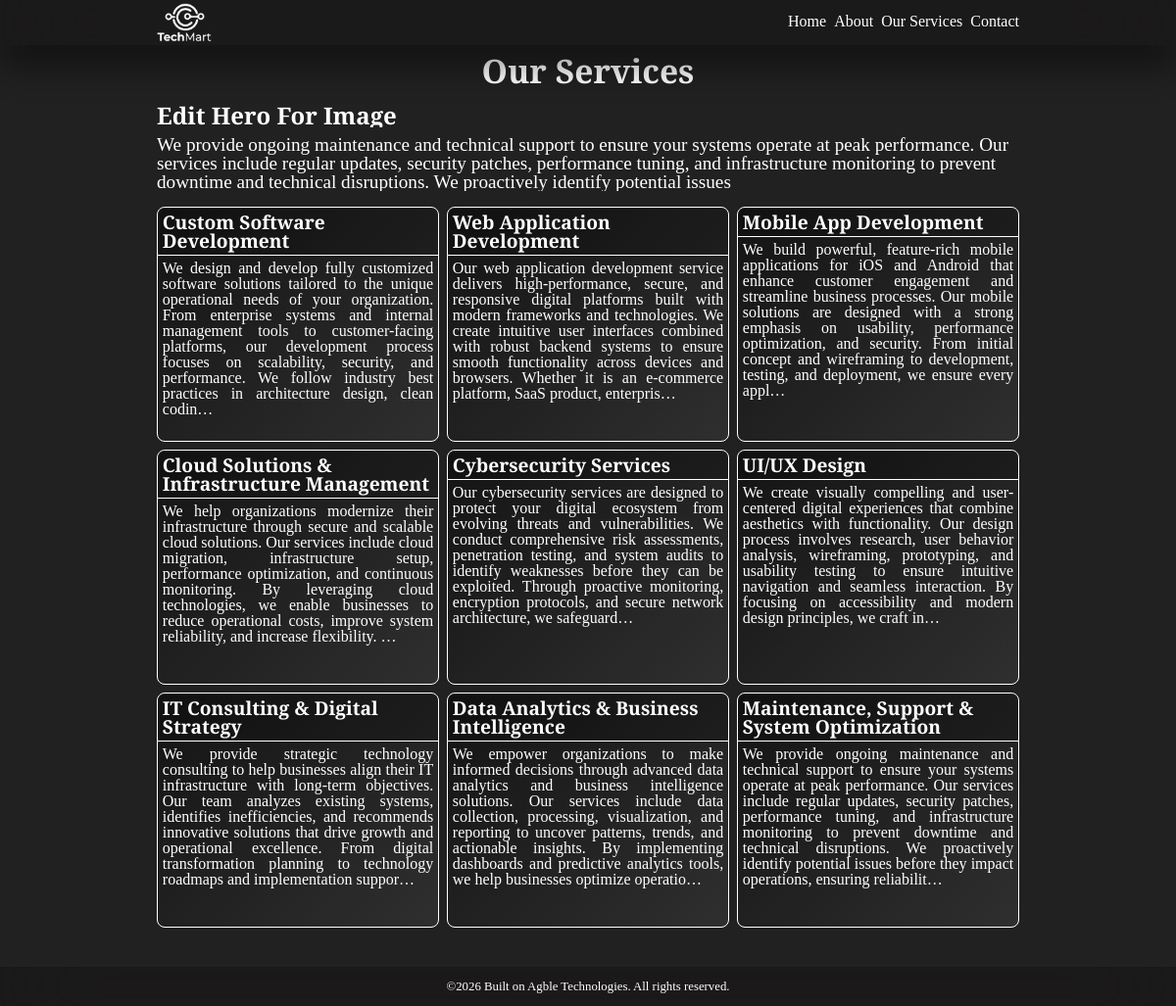
Page /services/ on the committed database.
### main/models.py (models this page shows, shortened)
class Hero_Section(models.Model):
    hero_text_title = models.CharField(max_length=60)
    hero_text_body = models.TextField(max_length=300)
    hero_image = models.ImageField(upload_to='images/')

class Service(models.Model):
    service_title = models.CharField(max_length=60)
    service_description = models.TextField(max_length=4000)

### main/views.py (the view)
# urls.py: path('services/', views.services, name='services'),
def services(request):
    return render(request, 'main/services.html', {
        'hero_section': Hero_Section.objects.all(),
        'services': Service.objects.all()
    })

### main/templates/main/services.html
{% extends "main/layout.html" %}
{% load static %}
{% block content %}
<div class="services_section">
    <center>
        <h1>Our Services</h1>
    </center>
    {% for hero in hero_section %}
    <div class="services_text">
        <div class="services_text_title">
            <h2>
                {{ hero.hero_text_title|title }}
            </h2>
        </div>
        <div class="services_text_body">
            <p>
                {{ hero.hero_text_body }}
            </p>
        </div>
    </div>
    {% endfor %}
    <div class="service_cards">
        {% for service in services %}
        <div class="service_card">
            <a href="{% url 'main:service_page' service.id %}">
                <div class="service_title">
                    <h3>{{ service.service_title }}</h3>
                </div>
                <div class="service_desc">
                    <p>
                        {{ service.service_description|truncatechars:350 }}
                    </p>
                </div>
            </a>
        </div>
        {% endfor %}
    </div>
</div>
{% endblock %}

### main/static/main/css/styles.css (style rules this page uses)
:root { --default_bg: #222121; --deep_bg: #0b0b0b; --color_gold: #f8c641; --text_color: #ffffff; --color_danger: #f03333; --nav_bg: rgba(0, 0, 0, 0.2); --transition: all 300ms ease; --box_shadow: 0 1.5rem 2rem rgba(0, 0, 0, 0.4); --opacity: 0.9; --border_radius: 0.5rem; }
h1 { font-size: 2.1rem; font-weight: 650; }
h2 { font-size: 1.5rem; font-weight: 600; }
h3 { font-size: 1.2rem; font-weight: 600; }
p { font-size: 1.2rem; }
body { background-color: var(--default_bg); }
.services_section { display: grid; gap: 1rem; }
.services_text { display: grid; gap: 0.5rem; }
.service_cards { display: grid; grid-template-columns: repeat(3, 1fr); gap: 0.5rem; align-items: start; }
.service_card { border-radius: var(--border_radius); transition: var(--transition); height: 15rem; border: 0.2px solid var(--text_color); transform-origin: center; background: linear-gradient(135deg, #141414, #302f2f, #1e1c1c); background-size: 200% 200%; animation: smoothShift 20s ease-in-out infinite; overflow: hidden; }
.service_card a { display: grid; }
.service_title { border-bottom: 1px solid var(--text_color); background-color: var(--nav_bg); }
.service_title h3 { padding: 0.3rem; }
.service_desc p { padding: 0.3rem; font-size: 1rem; text-align: justify; }

### rows in the picture
Hero_Section: hero_text_title "Edit Hero For Image", hero_text_body "We provide ongoing maintenance and technical support to ensure your systems operate at peak performance. Our services include regular updates, security patches, performance tuning, and infrastructure monitoring to prevent downtime and technical disruptions. We proactively identify potential issues"
Service: service_title "Custom Software Development", service_description "We design and develop fully customized software solutions tailored to the unique operational needs of your organization. From enterprise systems and internal management tools to customer-facing platforms, our development process focuses on scalability, security, and performance. We follow industry best practices in architecture design, clean codin…"
Service: service_title "Web Application Development", service_description "Our web application development service delivers high-performance, secure, and responsive digital platforms built with modern frameworks and technologies. We create intuitive user interfaces combined with robust backend systems to ensure smooth functionality across devices and browsers. Whether it is an e-commerce platform, SaaS product, enterpris…"
Service: service_title "Mobile App Development", service_description "We build powerful, feature-rich mobile applications for iOS and Android that enhance customer engagement and streamline business processes. Our mobile solutions are designed with a strong emphasis on usability, performance optimization, and security. From initial concept and wireframing to development, testing, and deployment, we ensure every appl…"
Service: service_title "Cloud Solutions & Infrastructure Management", service_description "We help organizations modernize their infrastructure through secure and scalable cloud solutions. Our services include cloud migration, infrastructure setup, performance optimization, and continuous monitoring. By leveraging cloud technologies, we enable businesses to reduce operational costs, improve system reliability, and increase flexibility. …"
Service: service_title "Cybersecurity Services", service_description "Our cybersecurity services are designed to protect your digital ecosystem from evolving threats and vulnerabilities. We conduct comprehensive risk assessments, penetration testing, and system audits to identify weaknesses before they can be exploited. Through proactive monitoring, encryption protocols, and secure network architecture, we safeguard…"
Service: service_title "UI/UX Design", service_description "We create visually compelling and user-centered digital experiences that combine aesthetics with functionality. Our design process involves research, user behavior analysis, wireframing, prototyping, and usability testing to ensure intuitive navigation and seamless interaction. By focusing on accessibility and modern design principles, we craft in…"
Service: service_title "IT Consulting & Digital Strategy", service_description "We provide strategic technology consulting to help businesses align their IT infrastructure with long-term objectives. Our team analyzes existing systems, identifies inefficiencies, and recommends innovative solutions that drive growth and operational excellence. From digital transformation planning to technology roadmaps and implementation suppor…"
Service: service_title "Data Analytics & Business Intelligence", service_description "We empower organizations to make informed decisions through advanced data analytics and business intelligence solutions. Our services include data collection, processing, visualization, and reporting to uncover patterns, trends, and actionable insights. By implementing dashboards and predictive analytics tools, we help businesses optimize operatio…"
Service: service_title "Maintenance, Support & System Optimization", service_description "We provide ongoing maintenance and technical support to ensure your systems operate at peak performance. Our services include regular updates, security patches, performance tuning, and infrastructure monitoring to prevent downtime and technical disruptions. We proactively identify potential issues before they impact operations, ensuring reliabilit…"
